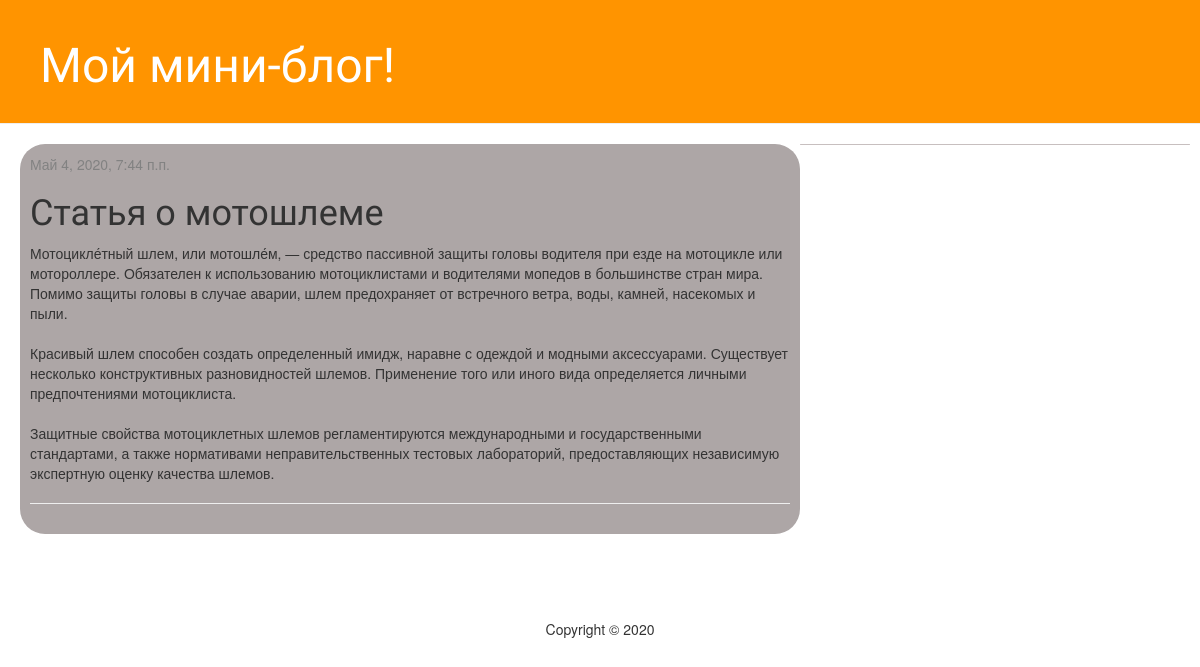
The page /post/1/ on the database as committed earlier.
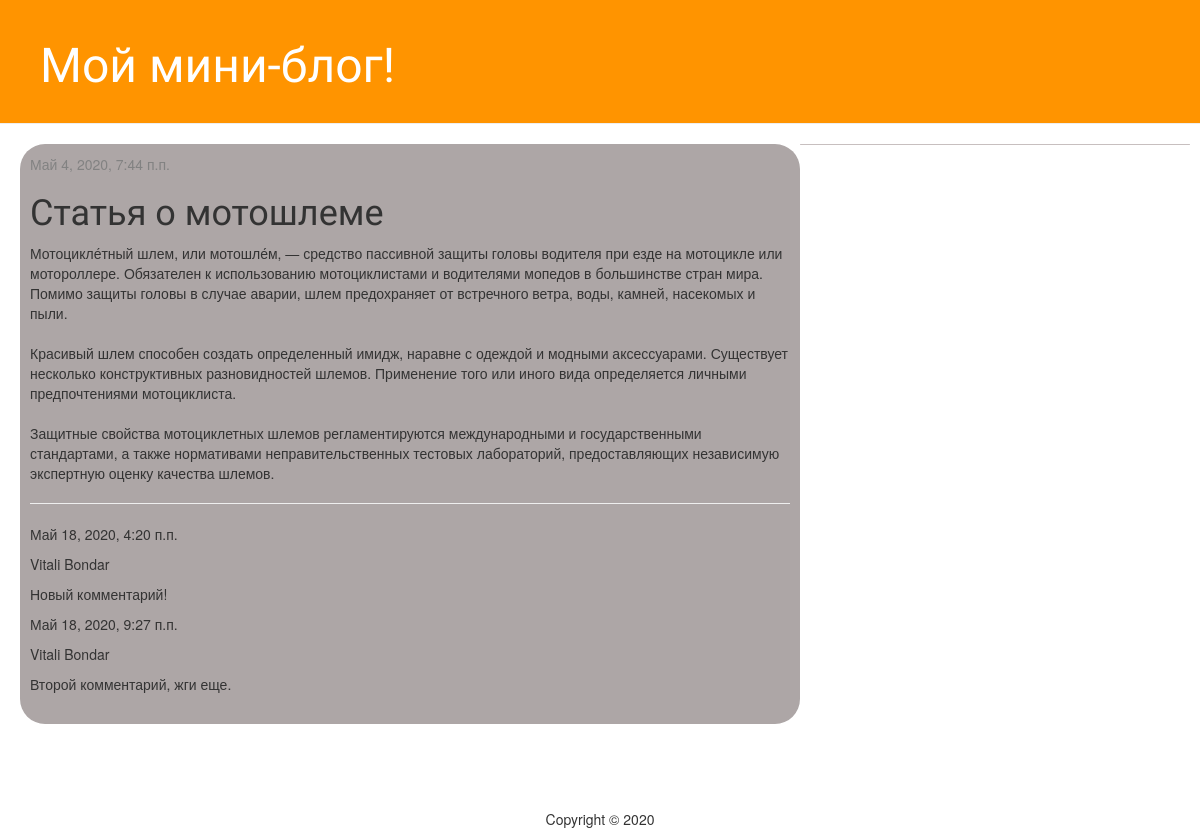
The same page on the database as committed later.
### blog/models.py (models this page shows, shortened)
class Post(models.Model):
    author = models.ForeignKey(User, null=True, blank=True, on_delete=models.DO_NOTHING) #(settings.AUTH_USER_MODEL, on_delete=models.CASCADE)
    title = models.CharField(max_length=200)
    text = models.TextField()
    created_date = models.DateTimeField(default=timezone.now)
    published_date = models.DateTimeField(blank=True, null=True)

class Comment(models.Model):
    text = models.TextField()
    author = models.ForeignKey(User, null=True, blank=True, on_delete=models.CASCADE)
    created = models.DateTimeField(auto_created=True, null=True, blank=True)
    page = models.ForeignKey(Post, null=True, blank=True, on_delete=models.CASCADE)

### blog/views.py (the view)
# urls.py: path('post/<int:pk>/', views.post_detail, name='post_detail'),
def post_detail(request,pk):
    post = get_object_or_404(Post, pk=pk)
    comments = Comment.objects.filter(page=post)
    return render(request, 'blog/post_detail.html', {'post':post, 'comments':comments})

### blog/templates/blog/post_detail.html (shortened to what this page needs)
{% extends 'blog/base.html' %}
{% block content %}
    <div class="post">
        {% if post.published_date %}
            <div class="date">
                {{ post.published_date }}
            </div>
        {% endif %}
        <h1>{{ post.title }}</h1>
        <p>{{ post.text|linebreaksbr }}</p>
        <hr>
        {% for comment in comments %}
            <p>{{ comment.created }}</p>
            <p>{{ comment.author.first_name }}
            {{ comment.author.last_name }}</p>
            <p>{{ comment.text }}</p>
        {% endfor %}
    </div>
{% endblock %}

### blog/templates/blog/base.html (shortened to what this page needs)
<!DOCTYPE html>
{% load static %}
<html>
    <head>
        <link rel="stylesheet" href="//maxcdn.bootstrapcdn.com/bootstrap/3.2.0/css/bootstrap.min.css">
        <link rel="stylesheet" href="//maxcdn.bootstrapcdn.com/bootstrap/3.2.0/css/bootstrap-theme.min.css">
        <link rel="stylesheet" href="{% static 'css/blog.css' %}">
    </head>
    <body>
        <div class="page-header">
            <h1><a href="/">Мой мини-блог!</a></h1>
        </div>
        <div class="content container">
            <div class="row">
                <div class="col-md-8">
                {% block content %}
                {% endblock %}
                </div>
                <div class="col-md-4">
                </div>
            </div>
        </div>
        <div class="page-footer">
            <p>Copyright © 2020</p>
        </div>
    </body>
</html>

### blog/static/css/blog.css (style rules this page uses)
.page-header { background-color: #ff9400; margin-top: 0; padding: 20px 20px 20px 40px; }
.page-header h1, .page-header h1 a, .page-header h1 a:visited, .page-header h1 a:active { color: #ffffff; font-size: 36pt; text-decoration: none; }
.content { margin-left: 20px; }
h1, h2, h3, h4 { font-family: 'Lobster', cursive; }
.date { color: #828282; }
.post { margin-bottom: 20px; }
.col-md-4 { background-color: #c7bfbf; border-radius: 25px; }
.col-md-8 { background-color: #ada6a6; border-radius: 25px; padding: 10px; }
.page-footer { text-align: center; margin-top: 85px; }

Rows that differ between the two databases and show on the page:
added Comment: created "Май 18, 2020, 4:20 п.п.", author.first_name "Vitali", author.last_name "Bondar", text "Новый комментарий!"
added Comment: created "Май 18, 2020, 9:27 п.п.", author.first_name "Vitali", author.last_name "Bondar", text "Второй комментарий, жги еще."
